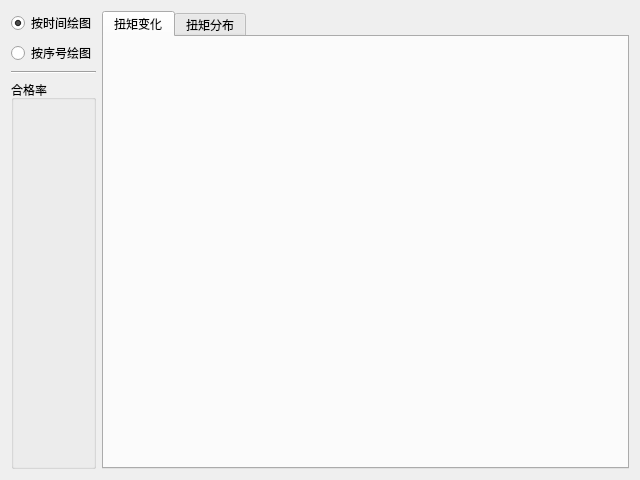
<?xml version="1.0" encoding="UTF-8"?>
<ui version="4.0">
 <class>Dialog</class>
 <widget class="QDialog" name="Dialog">
  <property name="geometry">
   <rect>
    <x>0</x>
    <y>0</y>
    <width>640</width>
    <height>480</height>
   </rect>
  </property>
  <property name="windowTitle">
   <string>Dialog</string>
  </property>
  <layout class="QHBoxLayout" name="horizontalLayout">
   <item>
    <layout class="QVBoxLayout" name="verticalLayout">
     <item>
      <widget class="QRadioButton" name="radioButtonByTime">
       <property name="sizePolicy">
        <sizepolicy hsizetype="Fixed" vsizetype="Fixed">
         <horstretch>0</horstretch>
         <verstretch>0</verstretch>
        </sizepolicy>
       </property>
       <property name="text">
        <string>按时间绘图</string>
       </property>
       <property name="checked">
        <bool>true</bool>
       </property>
       <attribute name="buttonGroup">
        <string notr="true">buttonGroup</string>
       </attribute>
      </widget>
     </item>
     <item>
      <widget class="QRadioButton" name="radioButtonByCount">
       <property name="sizePolicy">
        <sizepolicy hsizetype="Fixed" vsizetype="Fixed">
         <horstretch>0</horstretch>
         <verstretch>0</verstretch>
        </sizepolicy>
       </property>
       <property name="text">
        <string>按序号绘图</string>
       </property>
       <attribute name="buttonGroup">
        <string notr="true">buttonGroup</string>
       </attribute>
      </widget>
     </item>
     <item>
      <widget class="Line" name="line">
       <property name="orientation">
        <enum>Qt::Horizontal</enum>
       </property>
      </widget>
     </item>
     <item>
      <widget class="QGroupBox" name="groupBox_6">
       <property name="title">
        <string>合格率</string>
       </property>
      </widget>
     </item>
    </layout>
   </item>
   <item>
    <widget class="QTabWidget" name="tabWidget">
     <property name="currentIndex">
      <number>0</number>
     </property>
     <widget class="QWidget" name="tab_torque_var">
      <attribute name="title">
       <string>扭矩变化</string>
      </attribute>
     </widget>
     <widget class="QWidget" name="tab_torque_dis">
      <attribute name="title">
       <string>扭矩分布</string>
      </attribute>
      <layout class="QHBoxLayout" name="horizontalLayout_2">
       <item>
        <widget class="QGroupBox" name="groupBoxSpindleID">
         <property name="title">
          <string>拧紧枪号</string>
         </property>
        </widget>
       </item>
       <item>
        <widget class="QGroupBox" name="groupBoxMean">
         <property name="title">
          <string>均值</string>
         </property>
        </widget>
       </item>
       <item>
        <widget class="QGroupBox" name="groupBoxStd">
         <property name="title">
          <string>标准差</string>
         </property>
        </widget>
       </item>
       <item>
        <widget class="QGroupBox" name="groupBoxKurt">
         <property name="title">
          <string>峰度</string>
         </property>
        </widget>
       </item>
       <item>
        <widget class="QGroupBox" name="groupBoxSkew">
         <property name="title">
          <string>偏度</string>
         </property>
        </widget>
       </item>
      </layout>
     </widget>
    </widget>
   </item>
  </layout>
 </widget>
 <resources/>
 <connections/>
 <buttongroups>
  <buttongroup name="buttonGroup"/>
 </buttongroups>
</ui>
